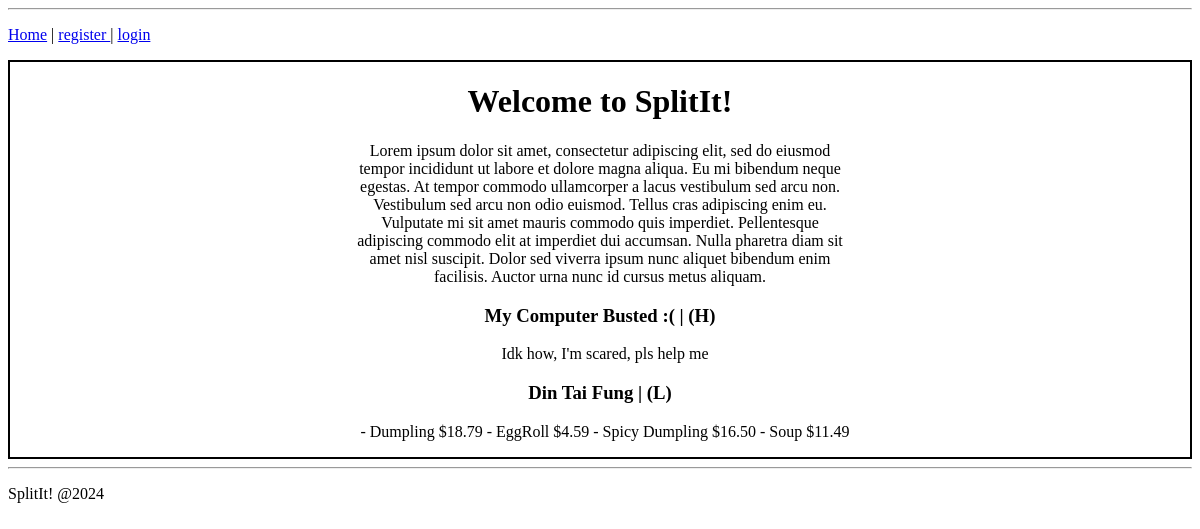
Before: / with the older database file.
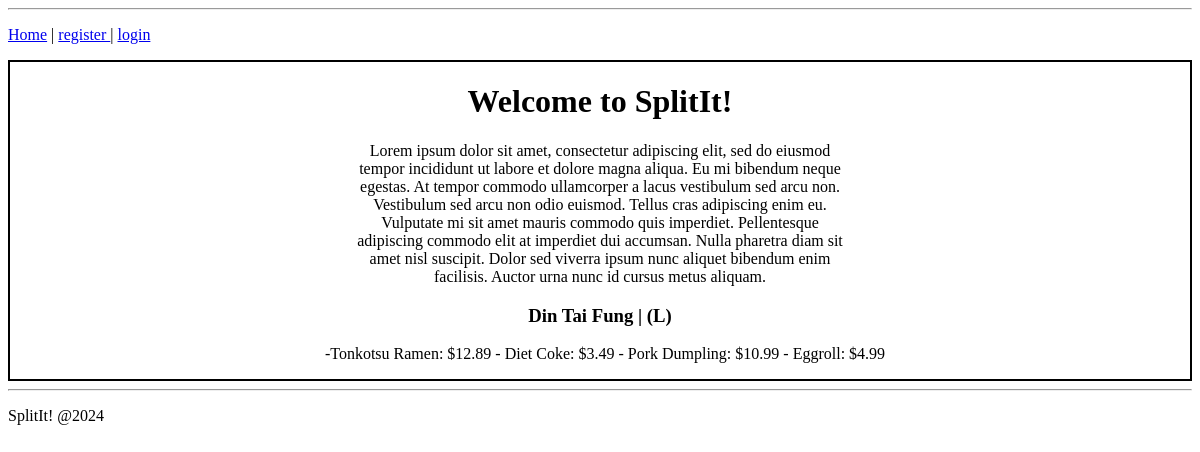
After: the same page with the newer database file.
### personal/models.py (models this page shows, shortened)
class Question(models.Model):
    title = models.CharField(max_length=60)
    question = models.TextField(max_length=400)
    priority = models.CharField(max_length=1, choices=PRIORITY)
    class Meta:
        verbose_name = "the question"
        verbose_name_plural = "Users's questions"

### personal/views.py (the view)
# urls.py: path('', home_screen_view, name='home'),
def home_screen_view(request):
    context = {}
    context['some_string'] = "this is some string that im passing for the view"
    questions = Question.objects.all()
    context['questions'] = questions
    accounts = Account.objects.all()
    context['accounts'] = accounts
    return render(request, "personal/home.html", context)

### templates/personal/home.html
{% extends 'base.html' %}
{% block content %}
<div style="border: 2px solid #000; text-align: center;">
    <h1>Welcome to SplitIt!</h1>
    <p style="text-align: center; width: 500px; margin: auto;">
        Lorem ipsum dolor sit amet, consectetur adipiscing elit, sed do eiusmod tempor incididunt ut labore et dolore magna aliqua. Eu mi bibendum neque egestas. At tempor commodo ullamcorper a lacus vestibulum sed arcu non. Vestibulum sed arcu non odio euismod. Tellus cras adipiscing enim eu. Vulputate mi sit amet mauris commodo quis imperdiet. Pellentesque adipiscing commodo elit at imperdiet dui accumsan. Nulla pharetra diam sit amet nisl suscipit. Dolor sed viverra ipsum nunc aliquet bibendum enim facilisis. Auctor urna nunc id cursus metus aliquam.
    </p>
    {% for question in questions %}
        {% include 'personal/snippets/body_snippet.html' with value=question %}
    {% endfor %}
</div>
{% endblock content %}

### templates/base.html
<!DOCTYPE html>
<html lang=en>
<head>
    <hr>
    {% if request.user.is_authenticated %}
            <p> <a href="{% url 'home' %}">Home</a> | <a href="{%url 'split' %}">SplitIt</a> | <a href="{%url 'logout' %}">logout</a></p>
            <p>Hello, {{request.user.username}} </p>
    {% else %}
            <p> <a href="{% url 'home' %}">Home</a> | <a href="{% url 'register' %}"> register </a> | <a href="{% url 'login' %}">login</a> </p>
    {% endif %}
</head>
<body>
    {% block content%}
    {% endblock content%}
</body>
<footer>
    <hr>
    <p> SplitIt! @2024</p>
</footer>
</html>

### templates/personal/snippets/body_snippet.html
<h3>{{value.title}} | ({{value.priority}})</h3>
<p style="margin-left: 10px;">{{value.question}} </p>

Changed rows visible on the page:
removed Question: title "My Computer Busted :(", priority "H", question "Idk how, I'm scared, pls help me"
changed Question "Din Tai Fung": question "- Dumpling $18.79 - EggRoll $4.59 - Spicy Dumpling $16.50 - Soup $11.49" → "-Tonkotsu Ramen: $12.89 - Diet Coke: $3.49 - Pork Dumpling: $10.99 - Eggroll: $4.99"
